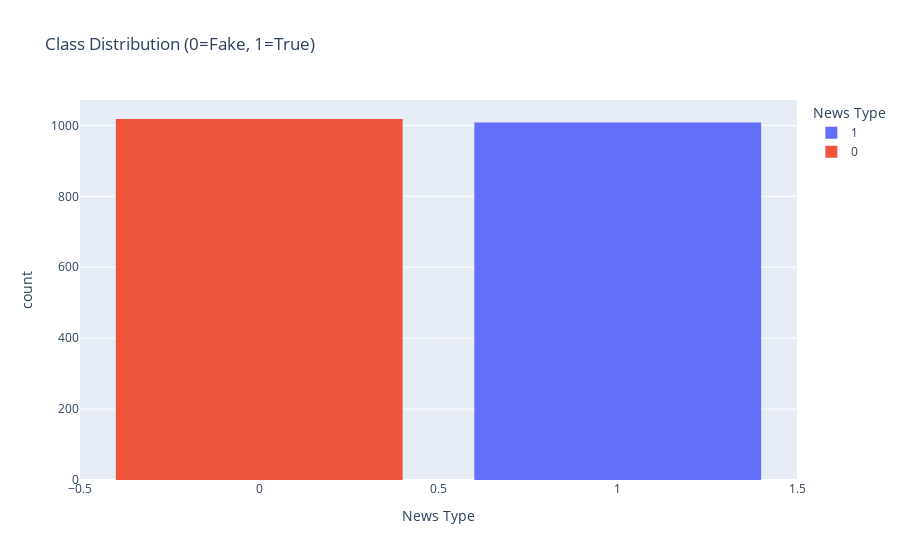
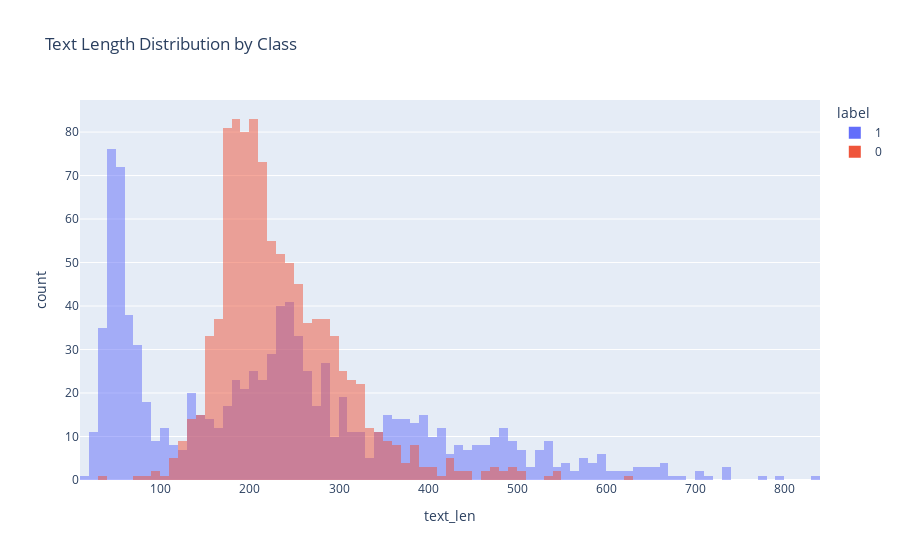

The notebook cell saved with these charts, in order:
### Markdown cell above
## 3. Exploratory Data Analysis (EDA)

### Code cell
# Class Distribution
fig = px.histogram(df, x='label', title='Class Distribution (0=Fake, 1=True)', 
                   color='label', labels={'label': 'News Type'})
fig.update_layout(bargap=0.2)
fig.show()

# Text Length Distribution
df['text_len'] = df['clean_text'].apply(lambda x: len(x.split()))
fig_len = px.histogram(df, x='text_len', color='label', nbins=100, 
                       title='Text Length Distribution by Class', barmode='overlay')
fig_len.show()

### Figure 1 — Plotly figure (JSON) as saved in the notebook; plotly's stock layout.template omitted (floating-point values rounded to 4 significant figures; data arrays with more than 128 entries replaced by an {"elided": "..."} marker saying what was removed)
{"data": [{"bingroup": "x", "hovertemplate": "News Type=%{x}<br>count=%{y}<extra></extra>", "legendgroup": "1", "marker": {"color": "#636efa", "pattern": {"shape": ""}}, "name": "1", "orientation": "v", "showlegend": true, "type": "histogram", "x": {"elided": "1008 int values"}, "xaxis": "x", "yaxis": "y"}, {"bingroup": "x", "hovertemplate": "News Type=%{x}<br>count=%{y}<extra></extra>", "legendgroup": "0", "marker": {"color": "#EF553B", "pattern": {"shape": ""}}, "name": "0", "orientation": "v", "showlegend": true, "type": "histogram", "x": {"elided": "1018 int values"}, "xaxis": "x", "yaxis": "y"}], "layout": {"bargap": 0.2, "barmode": "relative", "legend": {"title": {"text": "News Type"}, "tracegroupgap": 0}, "title": {"text": "Class Distribution (0=Fake, 1=True)"}, "xaxis": {"anchor": "y", "categoryarray": [1, 0], "categoryorder": "array", "domain": [0, 1], "title": {"text": "News Type"}}, "yaxis": {"anchor": "x", "domain": [0, 1], "title": {"text": "count"}}}}

### Figure 2 — Plotly figure (JSON) as saved in the notebook; plotly's stock layout.template omitted (floating-point values rounded to 4 significant figures; data arrays with more than 128 entries replaced by an {"elided": "..."} marker saying what was removed)
{"data": [{"bingroup": "x", "hovertemplate": "label=1<br>text_len=%{x}<br>count=%{y}<extra></extra>", "legendgroup": "1", "marker": {"color": "#636efa", "opacity": 0.5, "pattern": {"shape": ""}}, "name": "1", "nbinsx": 100, "orientation": "v", "showlegend": true, "type": "histogram", "x": {"elided": "1008 int values"}, "xaxis": "x", "yaxis": "y"}, {"bingroup": "x", "hovertemplate": "label=0<br>text_len=%{x}<br>count=%{y}<extra></extra>", "legendgroup": "0", "marker": {"color": "#EF553B", "opacity": 0.5, "pattern": {"shape": ""}}, "name": "0", "nbinsx": 100, "orientation": "v", "showlegend": true, "type": "histogram", "x": {"elided": "1018 int values"}, "xaxis": "x", "yaxis": "y"}], "layout": {"barmode": "overlay", "legend": {"title": {"text": "label"}, "tracegroupgap": 0}, "title": {"text": "Text Length Distribution by Class"}, "xaxis": {"anchor": "y", "domain": [0, 1], "title": {"text": "text_len"}}, "yaxis": {"anchor": "x", "domain": [0, 1], "title": {"text": "count"}}}}
